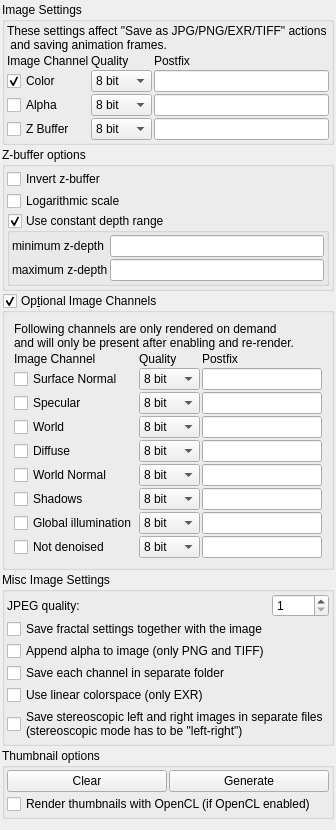
         <widget class="QWidget" name="scrollAreaWidgetContents_image">
          <property name="geometry">
           <rect>
            <x>0</x>
            <y>0</y>
            <width>329</width>
            <height>830</height>
           </rect>
          </property>
          <layout class="QVBoxLayout" name="verticalLayout_image">
           <property name="spacing">
            <number>2</number>
           </property>
           <property name="leftMargin">
            <number>2</number>
           </property>
           <property name="topMargin">
            <number>2</number>
           </property>
           <property name="rightMargin">
            <number>2</number>
           </property>
           <property name="bottomMargin">
            <number>2</number>
           </property>
           <item>
            <widget class="QGroupBox" name="groupBox_4">
             <property name="toolTip">
              <string>&lt;html&gt;&lt;head/&gt;&lt;body&gt;&lt;p&gt;&lt;span style=&quot; font-weight:600;&quot;&gt;JPG&lt;/span&gt;&lt;/p&gt;&lt;p&gt;The quality value will be ignored, since JPG only supports 8 bit precision.&lt;/p&gt;&lt;p&gt;Every image channel will be saved as a separate file with appended postfix.&lt;/p&gt;&lt;p&gt;&lt;span style=&quot; font-weight:600;&quot;&gt;PNG&lt;/span&gt;&lt;/p&gt;&lt;p&gt;The quality value can be 8 bit or 16 bit (32 bit will result in 16 bit precision).&lt;/p&gt;&lt;p&gt;Every image channel will be saved as a separate file. &lt;/p&gt;&lt;p&gt;Only exception can be alpha channel:&lt;/p&gt;&lt;p&gt;If both Color and Alpha channel are selected and &amp;quot;Append alpha to image (only PNG and TIFF)&amp;quot;, then color + alpha will be saved to a RGBA image with quality and postfix of color row.&lt;/p&gt;&lt;p&gt;&lt;span style=&quot; font-weight:600;&quot;&gt;TIFF&lt;/span&gt;&lt;/p&gt;&lt;p&gt;The quality value can be 8 bit, 16 bit or 32 bit.&lt;/p&gt;&lt;p&gt;Every image channel will be saved as a separate file. &lt;/p&gt;&lt;p&gt;Only exception can be alpha channel:&lt;/p&gt;&lt;p&gt;If both Color and Alpha channel are selected and &amp;quot;Append alpha to image (only PNG and TIFF)&amp;quot;, then color + alpha will be saved to a RGBA image with quality and postfix of color row.&lt;/p&gt;&lt;p&gt;&lt;span style=&quot; font-weight:600;&quot;&gt;EXR&lt;/span&gt;&lt;/p&gt;&lt;p&gt;The quality value can be 16 bit or 32 bit (8 bit will result in 16 bit precision).&lt;/p&gt;&lt;p&gt;The postfix will be ignored since all image channels will be saved to one file.&lt;/p&gt;&lt;/body&gt;&lt;/html&gt;</string>
             </property>
             <property name="title">
              <string>Image Settings</string>
             </property>
             <layout class="QVBoxLayout" name="verticalLayout_6">
              <property name="spacing">
               <number>2</number>
              </property>
              <property name="leftMargin">
               <number>2</number>
              </property>
              <property name="topMargin">
               <number>2</number>
              </property>
              <property name="rightMargin">
               <number>2</number>
              </property>
              <property name="bottomMargin">
               <number>2</number>
              </property>
              <item>
               <widget class="QLabel" name="label_12">
                <property name="text">
                 <string>These settings affect &quot;Save as JPG/PNG/EXR/TIFF&quot; actions
 and saving animation frames.</string>
                </property>
               </widget>
              </item>
              <item>
               <layout class="QGridLayout" name="gridLayout_4">
                <property name="spacing">
                 <number>2</number>
                </property>
                <item row="0" column="0">
                 <widget class="QLabel" name="label_10">
                  <property name="text">
                   <string>Image Channel</string>
                  </property>
                 </widget>
                </item>
                <item row="0" column="1">
                 <widget class="QLabel" name="label_8">
                  <property name="text">
                   <string>Quality</string>
                  </property>
                 </widget>
                </item>
                <item row="0" column="2">
                 <widget class="QLabel" name="label_9">
                  <property name="text">
                   <string>Postfix</string>
                  </property>
                 </widget>
                </item>
                <item row="1" column="0">
                 <widget class="MyCheckBox" name="checkBox_color_enabled">
                  <property name="text">
                   <string>Color</string>
                  </property>
                  <property name="checked">
                   <bool>true</bool>
                  </property>
                 </widget>
                </item>
                <item row="1" column="1">
                 <widget class="MyComboBox" name="comboBox_color_quality">
                  <item>
                   <property name="text">
                    <string>8 bit</string>
                   </property>
                  </item>
                  <item>
                   <property name="text">
                    <string>16 bit</string>
                   </property>
                  </item>
                  <item>
                   <property name="text">
                    <string>32 bit</string>
                   </property>
                  </item>
                 </widget>
                </item>
                <item row="1" column="2">
                 <widget class="MyLineEdit" name="text_color_postfix">
                  <property name="text">
                   <string/>
                  </property>
                 </widget>
                </item>
                <item row="2" column="0">
                 <widget class="MyCheckBox" name="checkBox_alpha_enabled">
                  <property name="text">
                   <string>Alpha</string>
                  </property>
                 </widget>
                </item>
                <item row="2" column="1">
                 <widget class="MyComboBox" name="comboBox_alpha_quality">
                  <item>
                   <property name="text">
                    <string>8 bit</string>
                   </property>
                  </item>
                  <item>
                   <property name="text">
                    <string>16 bit</string>
                   </property>
                  </item>
                  <item>
                   <property name="text">
                    <string>32 bit</string>
                   </property>
                  </item>
                 </widget>
                </item>
                <item row="2" column="2">
                 <widget class="MyLineEdit" name="text_alpha_postfix">
                  <property name="text">
                   <string/>
                  </property>
                 </widget>
                </item>
                <item row="3" column="0">
                 <widget class="MyCheckBox" name="checkBox_zbuffer_enabled">
                  <property name="text">
                   <string>Z Buffer</string>
                  </property>
                 </widget>
                </item>
                <item row="3" column="1">
                 <widget class="MyComboBox" name="comboBox_zbuffer_quality">
                  <item>
                   <property name="text">
                    <string>8 bit</string>
                   </property>
                  </item>
                  <item>
                   <property name="text">
                    <string>16 bit</string>
                   </property>
                  </item>
                  <item>
                   <property name="text">
                    <string>32 bit</string>
                   </property>
                  </item>
                 </widget>
                </item>
                <item row="3" column="2">
                 <widget class="MyLineEdit" name="text_zbuffer_postfix">
                  <property name="text">
                   <string/>
                  </property>
                 </widget>
                </item>
               </layout>
              </item>
             </layout>
            </widget>
           </item>
           <item>
            <widget class="QGroupBox" name="groupBox_3">
             <property name="title">
              <string>Z-buffer options</string>
             </property>
             <layout class="QGridLayout" name="gridLayout_6">
              <property name="leftMargin">
               <number>2</number>
              </property>
              <property name="topMargin">
               <number>2</number>
              </property>
              <property name="rightMargin">
               <number>2</number>
              </property>
              <property name="bottomMargin">
               <number>2</number>
              </property>
              <property name="spacing">
               <number>2</number>
              </property>
              <item row="0" column="0">
               <widget class="MyCheckBox" name="checkBox_zbuffer_invert">
                <property name="text">
                 <string>Invert z-buffer</string>
                </property>
               </widget>
              </item>
              <item row="1" column="0">
               <widget class="MyCheckBox" name="checkBox_zbuffer_logarithmic">
                <property name="text">
                 <string>Logarithmic scale</string>
                </property>
               </widget>
              </item>
              <item row="2" column="0">
               <widget class="MyGroupBox" name="groupCheck_zbuffer_constant_range">
                <property name="title">
                 <string>Use constant depth range</string>
                </property>
                <property name="checkable">
                 <bool>true</bool>
                </property>
                <layout class="QGridLayout" name="gridLayout_7">
                 <property name="leftMargin">
                  <number>2</number>
                 </property>
                 <property name="topMargin">
                  <number>2</number>
                 </property>
                 <property name="rightMargin">
                  <number>2</number>
                 </property>
                 <property name="bottomMargin">
                  <number>2</number>
                 </property>
                 <property name="spacing">
                  <number>2</number>
                 </property>
                 <item row="1" column="0">
                  <widget class="QLabel" name="label_2">
                   <property name="text">
                    <string>maximum z-depth</string>
                   </property>
                  </widget>
                 </item>
                 <item row="0" column="0">
                  <widget class="QLabel" name="label_3">
                   <property name="text">
                    <string>minimum z-depth</string>
                   </property>
                  </widget>
                 </item>
                 <item row="0" column="1">
                  <widget class="MyLineEdit" name="logedit_zbuffer_min_depth"/>
                 </item>
                 <item row="1" column="1">
                  <widget class="MyLineEdit" name="logedit_zbuffer_max_depth"/>
                 </item>
                </layout>
               </widget>
              </item>
             </layout>
            </widget>
           </item>
           <item>
            <layout class="QVBoxLayout" name="verticalLayout_10">
             <item>
              <widget class="MyGroupBox" name="groupCheck_optional_image_channels_enabled">
               <property name="title">
                <string>Op&amp;tional Image Channels</string>
               </property>
               <property name="checkable">
                <bool>true</bool>
               </property>
               <layout class="QGridLayout" name="gridLayout_optional_image_channels">
                <property name="spacing">
                 <number>2</number>
                </property>
                <item row="5" column="0">
                 <widget class="MyCheckBox" name="checkBox_diffuse_enabled">
                  <property name="text">
                   <string>Diffuse</string>
                  </property>
                 </widget>
                </item>
                <item row="2" column="1">
                 <widget class="MyComboBox" name="comboBox_normal_quality">
                  <item>
                   <property name="text">
                    <string>8 bit</string>
                   </property>
                  </item>
                  <item>
                   <property name="text">
                    <string>16 bit</string>
                   </property>
                  </item>
                  <item>
                   <property name="text">
                    <string>32 bit</string>
                   </property>
                  </item>
                 </widget>
                </item>
                <item row="0" column="0" colspan="3">
                 <widget class="QLabel" name="label_rerender_required_info">
                  <property name="text">
                   <string>Following channels are only rendered on demand
and will only be present after enabling and re-render.</string>
                  </property>
                 </widget>
                </item>
                <item row="4" column="0">
                 <widget class="MyCheckBox" name="checkBox_world_enabled">
                  <property name="text">
                   <string>World</string>
                  </property>
                 </widget>
                </item>
                <item row="9" column="0">
                 <widget class="MyCheckBox" name="checkBox_not_denoised_channel_enabled">
                  <property name="text">
                   <string>Not denoised</string>
                  </property>
                 </widget>
                </item>
                <item row="1" column="0">
                 <widget class="QLabel" name="label_image_channel_optional">
                  <property name="text">
                   <string>Image Channel</string>
                  </property>
                 </widget>
                </item>
                <item row="8" column="0">
                 <widget class="MyCheckBox" name="checkBox_gi_channel_enabled">
                  <property name="text">
                   <string>Global illumination</string>
                  </property>
                 </widget>
                </item>
                <item row="1" column="1">
                 <widget class="QLabel" name="label_image_quality_optional">
                  <property name="text">
                   <string>Quality</string>
                  </property>
                 </widget>
                </item>
                <item row="6" column="1">
                 <widget class="MyComboBox" name="comboBox_normalWorld_quality">
                  <item>
                   <property name="text">
                    <string>8 bit</string>
                   </property>
                  </item>
                  <item>
                   <property name="text">
                    <string>16 bit</string>
                   </property>
                  </item>
                  <item>
                   <property name="text">
                    <string>32 bit</string>
                   </property>
                  </item>
                 </widget>
                </item>
                <item row="2" column="0">
                 <widget class="MyCheckBox" name="checkBox_normal_enabled">
                  <property name="text">
                   <string>Surface Normal</string>
                  </property>
                 </widget>
                </item>
                <item row="4" column="1">
                 <widget class="MyComboBox" name="comboBox_world_quality">
                  <item>
                   <property name="text">
                    <string>8 bit</string>
                   </property>
                  </item>
                  <item>
                   <property name="text">
                    <string>16 bit</string>
                   </property>
                  </item>
                  <item>
                   <property name="text">
                    <string>32 bit</string>
                   </property>
                  </item>
                 </widget>
                </item>
                <item row="7" column="1">
                 <widget class="MyComboBox" name="comboBox_shadow_channel_quality">
                  <item>
                   <property name="text">
                    <string>8 bit</string>
                   </property>
                  </item>
                  <item>
                   <property name="text">
                    <string>16 bit</string>
                   </property>
                  </item>
                  <item>
                   <property name="text">
                    <string>32 bit</string>
                   </property>
                  </item>
                 </widget>
                </item>
                <item row="9" column="1">
                 <widget class="MyComboBox" name="comboBox_not_denoised_channel_quality">
                  <item>
                   <property name="text">
                    <string>8 bit</string>
                   </property>
                  </item>
                  <item>
                   <property name="text">
                    <string>16 bit</string>
                   </property>
                  </item>
                  <item>
                   <property name="text">
                    <string>32 bit</string>
                   </property>
                  </item>
                 </widget>
                </item>
                <item row="3" column="2">
                 <widget class="MyLineEdit" name="text_specular_postfix">
                  <property name="text">
                   <string/>
                  </property>
                 </widget>
                </item>
                <item row="4" column="2">
                 <widget class="MyLineEdit" name="text_world_postfix">
                  <property name="text">
                   <string/>
                  </property>
                 </widget>
                </item>
                <item row="3" column="0">
                 <widget class="MyCheckBox" name="checkBox_specular_enabled">
                  <property name="text">
                   <string>Specular</string>
                  </property>
                 </widget>
                </item>
                <item row="5" column="2">
                 <widget class="MyLineEdit" name="text_diffuse_postfix">
                  <property name="text">
                   <string/>
                  </property>
                 </widget>
                </item>
                <item row="5" column="1">
                 <widget class="MyComboBox" name="comboBox_diffuse_quality">
                  <item>
                   <property name="text">
                    <string>8 bit</string>
                   </property>
                  </item>
                  <item>
                   <property name="text">
                    <string>16 bit</string>
                   </property>
                  </item>
                  <item>
                   <property name="text">
                    <string>32 bit</string>
                   </property>
                  </item>
                 </widget>
                </item>
                <item row="7" column="2">
                 <widget class="MyLineEdit" name="text_shadow_channel_postfix">
                  <property name="text">
                   <string/>
                  </property>
                 </widget>
                </item>
                <item row="6" column="2">
                 <widget class="MyLineEdit" name="text_normalWorld_postfix">
                  <property name="text">
                   <string/>
                  </property>
                 </widget>
                </item>
                <item row="1" column="2">
                 <widget class="QLabel" name="label_image_postfix_optional">
                  <property name="text">
                   <string>Postfix</string>
                  </property>
                 </widget>
                </item>
                <item row="6" column="0">
                 <widget class="MyCheckBox" name="checkBox_normalWorld_enabled">
                  <property name="text">
                   <string>World Normal</string>
                  </property>
                 </widget>
                </item>
                <item row="8" column="2">
                 <widget class="MyLineEdit" name="text_gi_channel_postfix">
                  <property name="text">
                   <string/>
                  </property>
                 </widget>
                </item>
                <item row="7" column="0">
                 <widget class="MyCheckBox" name="checkBox_shadow_channel_enabled">
                  <property name="text">
                   <string>Shadows</string>
                  </property>
                 </widget>
                </item>
                <item row="3" column="1">
                 <widget class="MyComboBox" name="comboBox_specular_quality">
                  <item>
                   <property name="text">
                    <string>8 bit</string>
                   </property>
                  </item>
                  <item>
                   <property name="text">
                    <string>16 bit</string>
                   </property>
                  </item>
                  <item>
                   <property name="text">
                    <string>32 bit</string>
                   </property>
                  </item>
                 </widget>
                </item>
                <item row="2" column="2">
                 <widget class="MyLineEdit" name="text_normal_postfix">
                  <property name="text">
                   <string/>
                  </property>
                 </widget>
                </item>
                <item row="8" column="1">
                 <widget class="MyComboBox" name="comboBox_gi_channel_quality">
                  <item>
                   <property name="text">
                    <string>8 bit</string>
                   </property>
                  </item>
                  <item>
                   <property name="text">
                    <string>16 bit</string>
                   </property>
                  </item>
                  <item>
                   <property name="text">
                    <string>32 bit</string>
                   </property>
                  </item>
                 </widget>
                </item>
                <item row="9" column="2">
                 <widget class="MyLineEdit" name="text_not_denoised_channel_postfix">
                  <property name="text">
                   <string/>
                  </property>
                 </widget>
                </item>
               </layout>
              </widget>
             </item>
            </layout>
           </item>
           <item>
            <widget class="QGroupBox" name="groupBox_2">
             <property name="title">
              <string>Misc Image Settings</string>
             </property>
             <layout class="QVBoxLayout" name="verticalLayout_4">
              <property name="spacing">
               <number>2</number>
              </property>
              <property name="leftMargin">
               <number>2</number>
              </property>
              <property name="topMargin">
               <number>2</number>
              </property>
              <property name="rightMargin">
               <number>2</number>
              </property>
              <property name="bottomMargin">
               <number>2</number>
              </property>
              <item>
               <layout class="QGridLayout" name="gridLayout_2">
                <property name="spacing">
                 <number>2</number>
                </property>
                <item row="4" column="0" colspan="2">
                 <widget class="MyCheckBox" name="checkBox_linear_colorspace">
                  <property name="text">
                   <string>Use linear colorspace (only EXR)</string>
                  </property>
                 </widget>
                </item>
                <item row="3" column="0" colspan="2">
                 <widget class="MyCheckBox" name="checkBox_save_channels_in_separate_folders">
                  <property name="text">
                   <string>Save each channel in separate folder</string>
                  </property>
                 </widget>
                </item>
                <item row="5" column="0" colspan="2">
                 <widget class="MyCheckBox" name="checkBox_stereoscopic_in_separate_files">
                  <property name="text">
                   <string>Save stereoscopic left and right images in separate files
(stereoscopic mode has to be &quot;left-right&quot;)</string>
                  </property>
                 </widget>
                </item>
                <item row="0" column="0">
                 <widget class="QLabel" name="label_5">
                  <property name="text">
                   <string>JPEG quality:</string>
                  </property>
                 </widget>
                </item>
                <item row="2" column="0">
                 <widget class="MyCheckBox" name="checkBox_append_alpha_png">
                  <property name="text">
                   <string>Append alpha to image (only PNG and TIFF)</string>
                  </property>
                 </widget>
                </item>
                <item row="0" column="1">
                 <widget class="MySpinBox" name="spinboxInt_jpeg_quality">
                  <property name="minimum">
                   <number>1</number>
                  </property>
                  <property name="maximum">
                   <number>100</number>
                  </property>
                 </widget>
                </item>
                <item row="1" column="0">
                 <widget class="QCheckBox" name="checkBox_save_settings_with_image">
                  <property name="text">
                   <string>Save fractal settings together with the image</string>
                  </property>
                 </widget>
                </item>
               </layout>
              </item>
             </layout>
            </widget>
           </item>
           <item>
            <widget class="QGroupBox" name="groupBox_thumbnail_options">
             <property name="title">
              <string>Thumbnail options</string>
             </property>
             <layout class="QVBoxLayout" name="verticalLayout_thumbnail_options">
              <property name="spacing">
               <number>2</number>
              </property>
              <property name="leftMargin">
               <number>2</number>
              </property>
              <property name="topMargin">
               <number>2</number>
              </property>
              <property name="rightMargin">
               <number>2</number>
              </property>
              <property name="bottomMargin">
               <number>2</number>
              </property>
              <item>
               <layout class="QGridLayout" name="gridLayout_thumbnail_options">
                <property name="spacing">
                 <number>2</number>
                </property>
                <item row="1" column="0" colspan="2">
                 <widget class="MyCheckBox" name="checkBox_thumbnails_with_opencl">
                  <property name="text">
                   <string>Render thumbnails with OpenCL (if OpenCL enabled)</string>
                  </property>
                 </widget>
                </item>
                <item row="0" column="1">
                 <widget class="QPushButton" name="pushButton_generate_thumbnail_cache">
                  <property name="text">
                   <string>Generate</string>
                  </property>
                  <property name="icon">
                   <iconset theme="applications-graphics" resource="icons.qrc">
                    <normaloff>:/system/icons/applications-graphics.svg</normaloff>:/system/icons/applications-graphics.svg</iconset>
                  </property>
                 </widget>
                </item>
                <item row="0" column="0">
                 <widget class="QPushButton" name="pushButton_clear_thumbnail_cache">
                  <property name="text">
                   <string>Clear</string>
                  </property>
                  <property name="icon">
                   <iconset theme="process-stop" resource="icons.qrc">
                    <normaloff>:/system/icons/process-stop.svg</normaloff>:/system/icons/process-stop.svg</iconset>
                  </property>
                 </widget>
                </item>
               </layout>
              </item>
             </layout>
            </widget>
           </item>
           <item>
            <spacer name="verticalSpacer_2">
             <property name="orientation">
              <enum>Qt::Vertical</enum>
             </property>
             <property name="sizeHint" stdset="0">
              <size>
               <width>20</width>
               <height>40</height>
              </size>
             </property>
            </spacer>
           </item>
          </layout>
         </widget>
